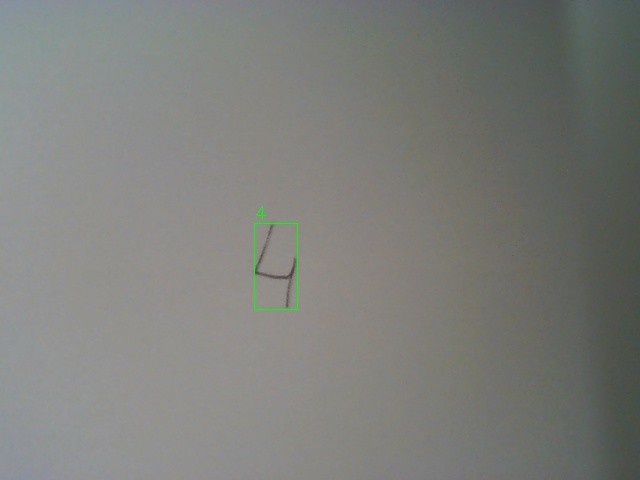
#> input picture neural-inference/savedImage.jpg, 640 x 480 px, given in place of the camera
$ python realtime_digits_recog.py   (older library calls are emulated)
#> lines starting #> are read from the running program, lines starting #| are printed output that depends on the picture; after the words box and inside, x2 and y2 are one past the last pixel; in counts of white or black regions, pixels touching at a corner belong together
import cv2
import matplotlib.pyplot as plt
import numpy as np
import os

def sigmoid(x):
  return (1/(1 + np.exp(-x)))

def softmax(x):
  e_x = np.exp(x)
  return e_x / e_x.sum()

# load weights and biases from a model pretrained in keras
weights1 = np.load('weights1.npy')
#> (reads neural-inference/weights1.npy from the repository)
weights2 = np.load('weights2.npy')
#> (reads neural-inference/weights2.npy from the repository)
weights3 = np.load('weights3.npy')
#> (reads neural-inference/weights3.npy from the repository)
biases1 = np.load('biases1.npy')
#> (reads neural-inference/biases1.npy from the repository)
biases2 = np.load('biases2.npy')
biases3 = np.load('biases3.npy')

cam = cv2.VideoCapture(2)
img_width = 640
img_height = 480
cam.set(3, img_width)
cam.set(4, img_height)

max_dim_ratio = 2.0 # it is the maximum difference between heigth and width of the digit to be detected ( (w/h) <= max_dim_diff )
min_dim_ratio = 0.3
max_digits = 10 # the maximum number of digits that can be found at each frame
crop_padding_top = 4
num_row = 2 # output plot size
num_col = 5

cv2.namedWindow('stream from Z-Turn camera',cv2.WINDOW_NORMAL)
cv2.resizeWindow('stream from Z-Turn camera', 640,480)

while True:
    ret, img = cam.read()
#> img is the input picture: shape (480, 640, 3); mean B, G, R 122.3, 126.3, 124.9
    if not ret:
        print("failed to grab frame")
        break

    img_gray = cv2.cvtColor(img, cv2.COLOR_BGR2GRAY)
    # blurred = cv2.medianBlur(img_gray, 7)
    blurred = cv2.GaussianBlur(img_gray, (11, 11), 0)
    thresh = cv2.adaptiveThreshold(blurred,255,cv2.ADAPTIVE_THRESH_GAUSSIAN_C, cv2.THRESH_BINARY_INV,11,2)
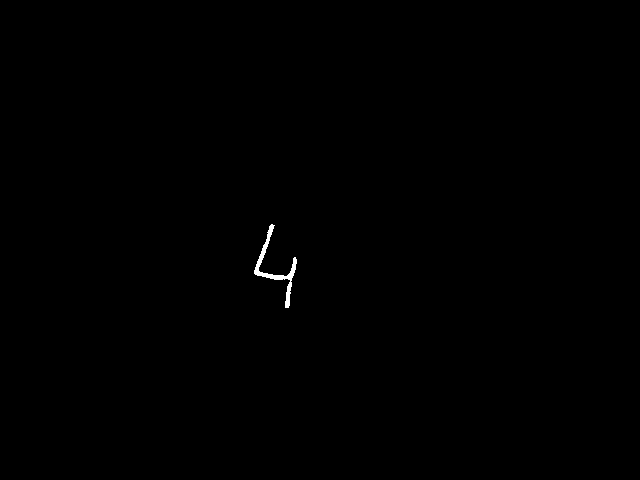
#> thresh: shape (480, 640); 0.18% white; 1 white region
    _, contours,hierarchy = cv2.findContours(thresh, cv2.RETR_TREE, cv2.CHAIN_APPROX_SIMPLE)
#> contours = 1 contour; box (x1, y1, x2, y2) and area: (254, 224, 297, 308) 436

    x_test = [] # array to store cropped digits
    recognized_digits = [] # list to store recognized digits
    outputs = [] # for neural network output (accuracy)
    found_digits = 0

    for i,cnt in enumerate(contours):

        x,y,w,h = cv2.boundingRect(cnt)
        if(found_digits <= max_digits and h > 40 and h<200 and w > 10 and w < 200 and min_dim_ratio <= (w/float(h)) <= max_dim_ratio and hierarchy[0][i][3] == -1):
            found_digits +=1
            cv2.rectangle(img,(x,y),(x+w,y+h),(0,255,0),2)
            #cropping each image and process
            roi_digit = thresh[y:y+h, x:x+w]
            # scale and add padding
            digit_width = (((28-2*crop_padding_top) * roi_digit.shape[1]) / roi_digit.shape[0]) # calculate width with the same dim ratio
            even_digit_width = int(np.ceil(digit_width / 2.) * 2) # round up to the nearest even number
            if (even_digit_width < 4 or even_digit_width > 26):
                # print("wrong cropped digit size")
                continue
            digit_dim = (even_digit_width, (28-2*crop_padding_top)) # the size of the mlp input
            resized = cv2.resize(roi_digit, digit_dim, interpolation = cv2.INTER_AREA)
            side_pad = int((28 - resized.shape[1])/2)
            if side_pad <= 0: side_pad = 1 # padding can't be negative

            padded = np.pad(resized, ((crop_padding_top, crop_padding_top), (side_pad, side_pad)), mode='constant', constant_values=0)

            x_test.append(padded)

            x_0 = padded.astype('float32')
            x_0 /= 255
            x_0 = x_0.reshape(784)

            results1layer = np.zeros(64)
            results2layer = np.zeros(16)
            results3layer = np.zeros(10)
            results = np.zeros(100)

            # print("1st layer output:")
            # for i in range(16):
            results1layer = sigmoid(np.dot(x_0, weights1) + biases1)
                # print("%5.8f" % results1layer[i])

            # print("\n2nd layer output:")
            results2layer = sigmoid(np.dot(results1layer, weights2) + biases2)
            # for i in range(10):
            #     print(i, "|", format(results2layer[i], '.8f'))

            # print("\n3nd layer output:")
#> (the run stopped early here; a loop or call above may not have finished)
